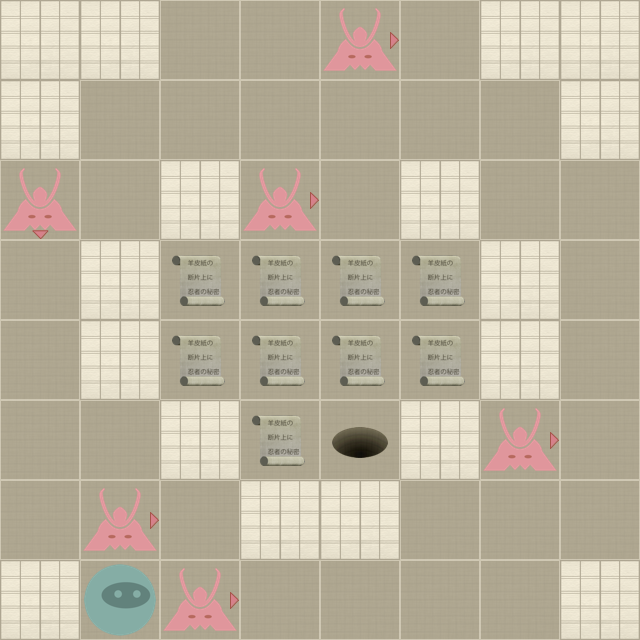

This is a level from a 2D game, rendered from its Tiled map with the project's own tilesets. A one-line summary and the map file follow, with tile-layer data summarised:
An orthogonal 8x8 tile map with 80x80 px tiles, 2 tile layers (Level, Actors).

<map version="1.0" orientation="orthogonal" width="8" height="8" tilewidth="80" tileheight="80">
 <properties>
  <property name="moves" value="19" />
 </properties>
 <tileset firstgid="1" name="tiles" tilewidth="80" tileheight="80" spacing="2" margin="2">
  <image source="tiles-ipad.png" width="512" height="512" />
  <tile id="0">
   <properties>
    <property name="actor" value="exit" />
   </properties>
  </tile>
  <tile id="2">
   <properties>
    <property name="actor" value="guard" />
    <property name="direction" value="down" />
   </properties>
  </tile>
  <tile id="3">
   <properties>
    <property name="actor" value="guard" />
    <property name="direction" value="left" />
   </properties>
  </tile>
  <tile id="4">
   <properties>
    <property name="actor" value="guard" />
    <property name="direction" value="right" />
   </properties>
  </tile>
  <tile id="5">
   <properties>
    <property name="actor" value="guard" />
    <property name="direction" value="up" />
   </properties>
  </tile>
  <tile id="7">
   <properties>
    <property name="actor" value="player" />
   </properties>
  </tile>
  <tile id="8">
   <properties>
    <property name="actor" value="scroll" />
   </properties>
  </tile>
  <tile id="9">
   <properties>
    <property name="wall" value="1" />
   </properties>
  </tile>
 </tileset>
 <layer name="Level" width="8" height="8">
  <data>[64 cells, 64 non-empty, 2 distinct tile ids]</data>
 </layer>
 <layer name="Actors" width="8" height="8">
  <data>[64 cells, 17 non-empty, 5 distinct tile ids]</data>
 </layer>
</map>
